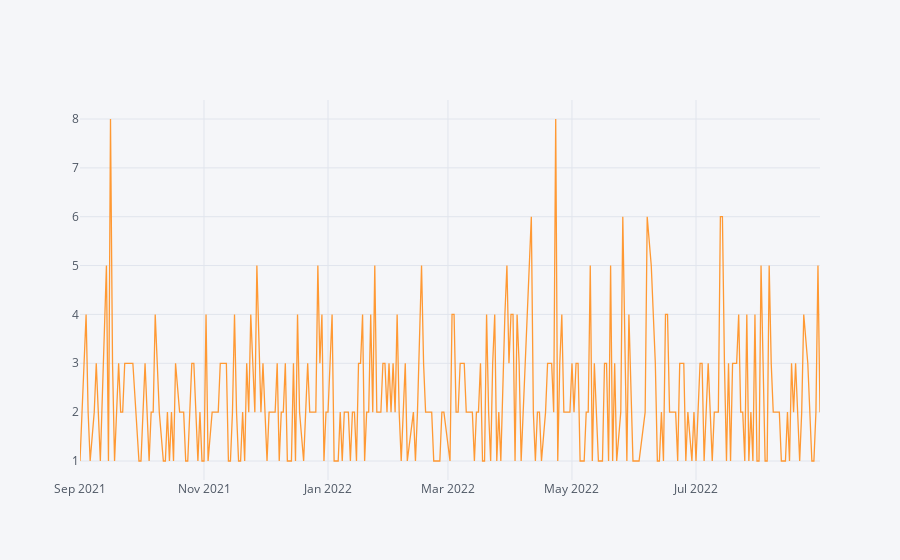

This figure's notebook cell:
### Code cell
vermelhos_adm.iplot(kind='scatter', x='DTA_ADMISSAO', y='URG_EPISODIO')

### Figure 1 — Plotly figure (JSON) as saved in the notebook; plotly's stock layout.template omitted (floating-point values rounded to 4 significant figures; data arrays with more than 128 entries replaced by an {"elided": "..."} marker saying what was removed)
{"data": [{"line": {"color": "rgba(255, 153, 51, 1.0)", "dash": "solid", "shape": "linear", "width": 1.3}, "mode": "lines", "name": "URG_EPISODIO", "text": "", "type": "scatter", "x": {"elided": "319 str values"}, "y": {"elided": "319 int values"}}], "layout": {"legend": {"bgcolor": "#F5F6F9", "font": {"color": "#4D5663"}}, "paper_bgcolor": "#F5F6F9", "plot_bgcolor": "#F5F6F9", "title": {"font": {"color": "#4D5663"}}, "xaxis": {"gridcolor": "#E1E5ED", "showgrid": true, "tickfont": {"color": "#4D5663"}, "title": {"font": {"color": "#4D5663"}, "text": ""}, "zerolinecolor": "#E1E5ED"}, "yaxis": {"gridcolor": "#E1E5ED", "showgrid": true, "tickfont": {"color": "#4D5663"}, "title": {"font": {"color": "#4D5663"}, "text": ""}, "zerolinecolor": "#E1E5ED"}}}
